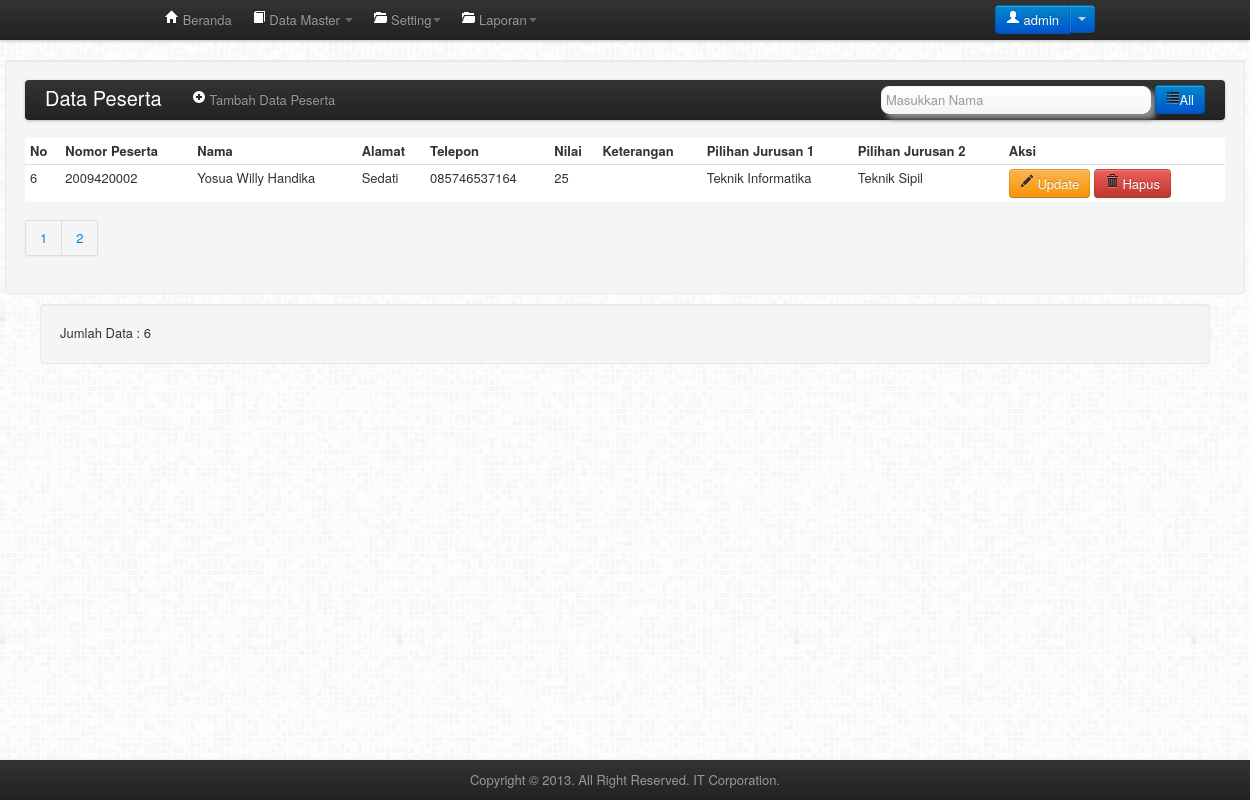
/admin/MenuUtama.php?master=peserta&halaman=2 (signed in), run on the app's committed database.
### tables this page shows
CREATE TABLE `peserta` (
  `no_peserta` varchar(10) NOT NULL,
  `nama` varchar(50) NOT NULL,
  `alamat` text,
  `telepon` varchar(20) default NULL,
  `nilai` int(11) default NULL,
  `keterangan` text,
  PRIMARY KEY  (`no_peserta`)
);

### admin/peserta/index.php (the view, shortened to what this page needs)
<div class="well" style="width: 1200px; margin:10px auto;">
    <div class="navbar">
        <div class="navbar-inner">
            <div class="container">
                <a class="brand" href="#">Data Peserta</a>
                <div class="nav-collapse">
                    <ul class="nav">
                        <li>
                            <a href="form_tambah.php" class="small-box" onclick="return tambah();">
                                <i class="icon-plus-sign icon-white"></i> Tambah Data Peserta
                            </a>
                        </li>
                    </ul>
                </div>
                <form name="user_form_search" action="" method="post" class="form-search">
                    <div class="navbar-form pull-right">
                        <input type="text" class="span3" name="nama" placeholder="Masukkan Nama" value="<?php if(isset($_POST['nama'])) echo $_POST['nama'];?>"/>
                        <a href='' class="btn btn-primary" ><i class='icon-list'></i>All</a>
                    </div>
                </form>
            </div>
        </div>
    </div>
    <table class="table table-hover table-condensed">
        <thead>
            <tr>
                <th>No</th>
                <th>Nomor Peserta</th>
                <th>Nama</th>
                <th>Alamat</th>
                <th>Telepon</th>
                <th>Nilai</th>
                <th>Keterangan</th>
                <th>Pilihan Jurusan 1</th>
                <th>Pilihan Jurusan 2</th>
                <th>Aksi</th>
            </tr>
        </thead>
        <tbody>
<?php
$batas=5;
$halaman=$_GET['halaman'];
$posisi=null;
if(empty($halaman)){
$posisi=0;
$halaman=1;
}else{
$posisi=($halaman-1)* $batas;
}
$query="SELECT no_peserta,nama,alamat,telepon,nilai,keterangan,fill_nilai,pilihan_jurusan1,pilihan_jurusan2 from
(
SELECT d0.* from
(
SELECT p.*,
(CASE
WHEN nilai=-1 THEN 'Belum Ujian'
ELSE nilai END) AS fill_nilai,j.nama_jurusan,
(select nama_jurusan from jurusan where id_jurusan = (select id_jurusan from pilihan_jurusan where no_peserta=p.no_peserta limit 0,1)) as pilihan_jurusan1,
(select nama_jurusan from jurusan where id_jurusan = (select id_jurusan from pilihan_jurusan where no_peserta=p.no_peserta limit 1,1)) as pilihan_jurusan2
FROM
peserta p,pilihan_jurusan pl,jurusan j WHERE
p.no_peserta=pl.no_peserta AND pl.id_jurusan=j.id_jurusan ORDER BY nama
) as d0
) as d1 group by no_peserta ORDER BY nama LIMIT $posisi,$batas";
$query_page="SELECT nama FROM peserta";
$result=mysql_query($query) or die(mysql_error());
$no=0;
while($rows=mysql_fetch_array($result)){
$no+=1;
?>
            <tr>
                <td><?php echo ($no+$posisi); ?></td>
		<td><?php echo $rows['no_peserta']; ?></td>
                <td><?php echo $rows['nama']; ?></td>
                <td><?php echo $rows['alamat']; ?></td>
                <td><?php echo $rows['telepon']; ?></td>
                <td><?php echo $rows['fill_nilai']; ?></td>
                <td><?php echo $rows['keterangan']; ?></td>
                <td><?php echo $rows['pilihan_jurusan1'] != NULL ? $rows['pilihan_jurusan1'] : '-'; ?></td>
                <td><?php echo $rows['pilihan_jurusan2'] != NULL ? $rows['pilihan_jurusan2'] : '-'; ?></td>
		<td align="center">
                    <a href="from_update.php?id_admin=<?php echo $rows['id_admin']; ?>" class="btn btn-warning"
                       onclick="return ubahData(<?php echo "'{$rows['no_peserta']}','{$rows['nama']}','{$rows['alamat']}','{$rows['telepon']}','{$rows['keterangan']}','{$rows['pilihan_jurusan1']}','{$rows['pilihan_jurusan2']}'"; ?>);">
                        <i class="icon-pencil"></i> Update
                    </a>
                    <a href="delete.php?id_admin=<?php echo $rows['id_admin']; ?>"
                       onclick="return deleteData(<?php echo "'{$rows['no_peserta']}'"; ?>);" class="btn btn-danger">
                        <i class="icon-trash"></i> Hapus
                    </a>
                </td>
            </tr>
<?php
}
?>
        </tbody>
    </table>
<?php
$result_page = mysql_query($query_page);
$jmldata = mysql_num_rows($result_page);
$jmlhalaman = ceil($jmldata / $batas);
echo "<div class='pagination'><ul>";
for($i=1;$i<=$jmlhalaman;$i++)
    echo "<li> <a href='$_SERVER[PHP_SELF]?master=peserta&halaman=$i'>$i</a></li>";
echo "</div></ul>";
?>
</div>
<div class="container">
	<div class="well">
	<?php
	echo "Jumlah Data : $jmldata";
	?>
	</div>
</div>

### admin/inc/tampilan/head_menu_utama.php (style rules this page uses)
body { background-image: url('../bootstrap/img/grey.png'); }

### data on the page
peserta: posisi "6", no_peserta "2009420002", nama "Yosua Willy Handika", alamat "Sedati", telepon "085746537164", fill_nilai "25", pilihan_jurusan1 "Teknik Informatika", pilihan_jurusan2 "Teknik Sipil"

### other printed values
$_SESSION['username'] "admin"
$jmldata "6"
